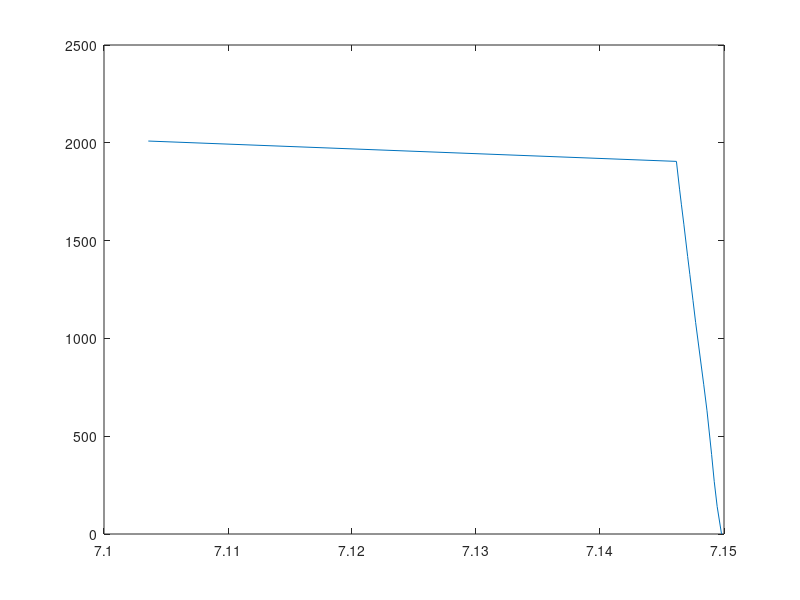

Source code (MATLAB):
% Finds CG locations of written reference data

%NOTE: everything right now is in kg and m!!!
M_fuelused = 0.453592*([[360], 
    [412],
    [447],
    [478],
    [532],
    [570],
    [664],
    [694],
    [730],
    [755],
    [798],
    [825],
    [846],
    [881],
    [910]]);
    %Total fuel used

t = ([1157,1297,1426,1564,1787,1920,2239,2351,2484,2576,2741,2840,2920,3062,3166]);
%Measured time instances

M_BEM = 9165*0.453592*ones(15,1);               %Basic empty  mass
x_cgBEM = 291.65*2.54/100;                      %Cg position of the empty weight
                                                %given in appendix E?? NOT
                                                %SURE ABOUT THIS ONE
                                                
momentBEM = (M_BEM*x_cgBEM).*ones(15,1);

%Calculations for Payload cg
%Before seat change:
M_pilot1 = 95;
M_pilot2 = 92;
M_coordinator = 74;
M_1L = 66;
M_1R = 61;
M_2L = 75;
M_2R = 78;
M_3L = 86;
M_3R = 68;
M_Payload = (M_pilot1+M_pilot2+M_coordinator+M_1L+M_1R+M_2L+M_2R+M_3L+M_3R)*ones(15,1);
x_cgpilots = 131*2.54/100;
x_cg1 = 214*2.54/100;
x_cg2 = 251*2.54/100;
x_cg3 = 288*2.54/100;
x_cgcoordinator = 170*2.54/100;

momentPilots = ((M_pilot1+M_pilot2)*x_cgpilots);
momentCoordinator = M_coordinator*x_cgcoordinator;
moment1 = (M_1L+M_1R)*x_cg1;
moment2 = (M_2L+M_2R)*x_cg2;
moment3 = (M_3L+M_3R)*x_cg3;

momentPayload = (momentPilots+momentCoordinator+moment1+moment2+moment3)*ones(14,1);

%After seat 3R change:
x_cg3L = 288*2.54/100;   %not stated if either 3L of 3R moves
x_cg3R = 134*2.54/100;
moment3L = M_3L*x_cg3L;
moment3R = M_3R*x_cg3R;

momentPayload(15) = (momentPilots+momentCoordinator+moment1+moment2+moment3L+moment3R);


%Calculation for Fuel cg
m_i_fuel = 4050*0.453592;               %Initial fuel mass
M_i_fuel = ones(15,1)*m_i_fuel;               
M_fuel = M_i_fuel-M_fuelused;
xcg_fuel = 285.3*2.54/100;              %meters and assumed constant!
                                        %Because we (and the ref data) have
                                        %the first flight of the day.
                                        %Therefore, looking at table E2,
                                        %you can calculate the moment arm
                                        %at each mass given and see that
                                        %the changes between 3000-4100 lbs
                                        %are soooo small i think it can be
                                        %assumed constant. (285.135-285.5).
                                        %Averaged it equals = 285.3
momentFuel = M_fuel*xcg_fuel;


%Calulation of the total cg
x_cg = (momentBEM + momentPayload + momentFuel)./(M_BEM + M_Payload + M_fuel);

plot(x_cg, t-t(1));

